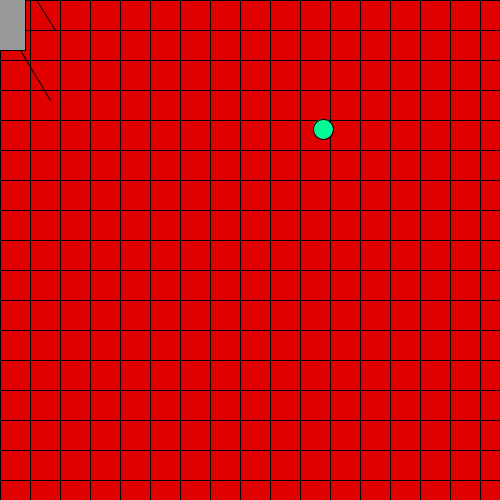
Frame 1 (no input)
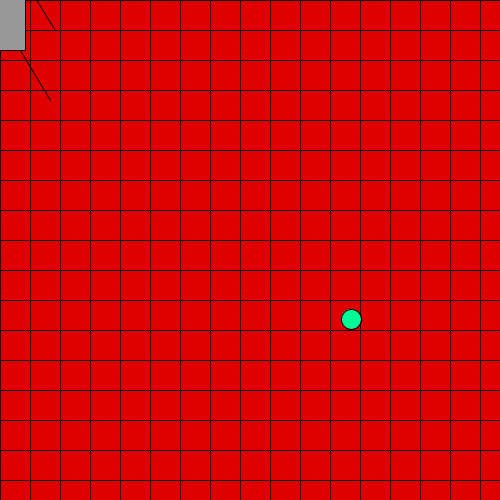
Frame 60 (the mouse pressed at the canvas centre just before this capture)
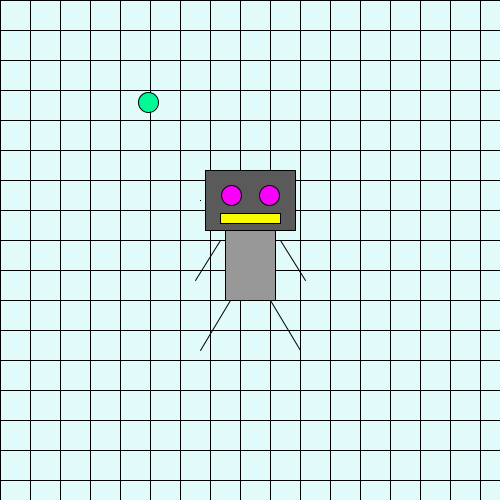
Frame 120 (the mouse held since frame 60 and released just before this capture)

The Processing sketch that drew these frames (run headless with seeded random() and noise(); from frame 60 on, the mouse is pressed at the canvas centre):

// Processing sketch: processing_23981
// ── processing_23981.pde



void setup () {

  //size of the window
  size(500,500);
  smooth();
  frameRate (15);
}


void draw () {

  int x = mouseX;
  int y = mouseY;


  //background
  background (225,x,y);
  ellipseMode(CENTER);
  rectMode(CENTER);

  for (int c= 0; c<=width; c+=30) {
    stroke(0);
    line(0,c,width,c);
  }

  for (int d= 0; d<=height; d+=30) {
    stroke(0);
    line(d,0,d,height);
  }


  if ((x>width/2)) {

    //zoog's body
    stroke(0);
    fill(152);
    rect(x,y,50,100);

    //zoog's ears
    stroke(0);
    fill(152);
    rect(x-50,y-50,30,20);
    rect(x+50,y-50,30,20);

    //zoog's head
    stroke(0);
    fill(90);
    rect(x,y-50,90,60);

    //zoog's eyes
    fill(x,0,y);
    ellipse(x-19,y-55,abs(x-pmouseX),abs(y-pmouseY));
    ellipse(x+19,y-55,abs(x-pmouseX),abs(y-pmouseY));

    //zoog's mouth
    fill(x,y,0);
    rect(x,y-32,abs(x-pmouseX),10);

    //zoog's hands
    stroke(0);
    line(x+30,y-10,pmouseX+55,pmouseY+30);
    line(x-30,y-10,pmouseX-55,pmouseY+30);

    //zoog's legs
    stroke(0);
    line(x-20,y+50,pmouseX-50,pmouseY+100);
    line(x+20,y+50,pmouseX+50,pmouseY+100);
  }
  else {

    //zoog's body
    stroke(0);
    fill(152);
    rect(x,y,50,100);

    //zoog's ears
    stroke(0);
    fill(152);
    rect(x-50,y-50,abs(x-pmouseX),abs(y-pmouseY));
    rect(x+50,y-50,abs(x-pmouseX),abs(y-pmouseY));

    //zoog's head
    stroke(0);
    fill(90);
    rect(x,y-50,90,60);

    //zoog's eyes
    fill(x,0,y);
    ellipse(x-19,y-55,20,20);
    ellipse(x+19,y-55,20,20);

    //zoog's mouth
    fill(x,y,0);
    rect(x,y-32,60,10);

    //zoog's hands
    stroke(0);
    line(x+30,y-10,pmouseX+55,pmouseY+30);
    line(x-30,y-10,pmouseX-55,pmouseY+30);

    //zoog's legs
    stroke(0);
    line(x-20,y+50,pmouseX-50,pmouseY+100);
    line(x+20,y+50,pmouseX+50,pmouseY+100);
  }

  //biuncing ball
  int a = 50;
  int b = 50;

  a = int(random(0,500));
  b = int(random(0,500));

  fill(0,250,150);
  ellipse(a,b,20,20);

  a++;
  b-=1;
  println(a);
}
